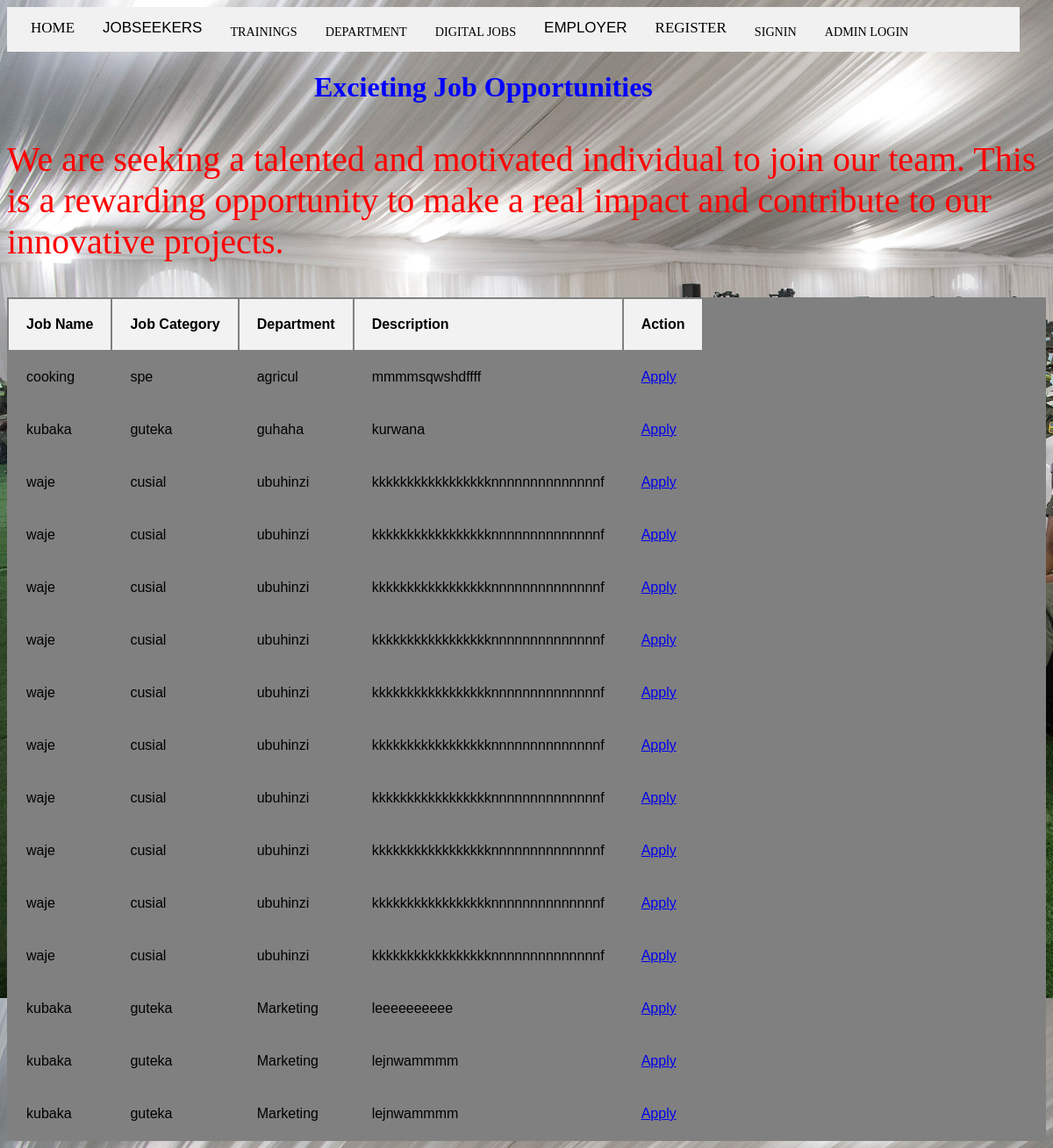
The app's page /home.php with its own data.
### tables this page shows
CREATE TABLE `jobs` (
  `id` int(11) NOT NULL,
  `job_name` varchar(255) NOT NULL,
  `job_category` varchar(255) NOT NULL,
  `department` varchar(255) NOT NULL,
  `description` text NOT NULL,
  `validation_date` date NOT NULL
);

### home.php (the view, shortened to what this page needs)
<!DOCTYPE html>
<html>
<head>
</head>
<body background="a1.jpg  ">
    <nav>
        <div class="navbar">
            <a href="home.html">HOME</a>
            <div class="dropdown">
                <button class="dropbtn">JOBSEEKERS</button>
            </div>
            <a href="#news"><sub>TRAININGS</sub></a>
            <a href="vubaha.html"><sub>DEPARTMENT</sub></a>
            <a href="happy.html"><sub>DIGITAL JOBS</sub></a>
            <div class="dropdown">
                <button class="dropbtn">EMPLOYER</button>
            </div>
            <a href="wap.html">REGISTER</a>
            <a href="new 4.php"><sub>SIGNIN</sub></a>
            <a href="new 4.phps "><sub>ADMIN LOGIN</sub></a>
        </div>
    </nav>
<form>
    <h1> Excieting Job Opportunities</h1>
    <p class="job-description">We are seeking a talented and motivated individual
         to join our team. This is a rewarding opportunity to make a real impact and contribute to our innovative projects.</p>
       <div class="table">
       <table >
       <?php
            $servername = "localhost";
            $username = "root";
            $password = "";
            $dbname = "jobpostal";
            $conn = new mysqli($servername, $username, $password, $dbname);
            $sql = "SELECT * FROM jobs";
            $result = $conn->query($sql);
            if ($result->num_rows > 0) {
                echo "<tr> <th>Job Name</th> <th>Job Category</th> <th>Department</th> <th>Description</th> <th>Action</th> </tr>";
                while ($row = $result->fetch_assoc()) {
                    $jobId = $row['id'];
                    $jobName = $row['job_name'];
                    $jobCategory = $row['job_category'];
                    $department = $row['department'];
                    $description = $row['description'];
                    echo "<tr> <td>$jobName</td> <td>$jobCategory</td> <td>$department</td> <td>$description</td> <td> <a href='kujamo.php?jobid=$jobId'>Apply</a> </td> </tr>";
                }
                echo "</table>";
            } else {
                echo "No registered jobs found.";
            }
            ?>
</body>
</html>

### home.php (style rules this page uses)
body { background-image: url("a1.jpg"); }
.navbar { background-color: #f1f1f1; overflow: hidden; padding-left: 11px; padding-right: 14px; margin-right: 30px; }
.navbar a { float: left; color: black; text-align: center; padding: 14px 16px; text-decoration: none; font-size: 17px; }
.dropdown { float: left; overflow: hidden; }
.dropdown .dropbtn { font-size: 17px; border: none; outline: none; color: black; background-color: inherit; margin: 0; padding: 14px 16px; cursor: pointer; }
.table { font-family: Arial, sans-serif; border-collapse: collapse; width: 100%; background-color:gray; }
th, td { text-align: left; padding: 20px; margin-left:310spx; }
th { background-color: #f2f2f2; }
h1 { color:blue; margin-left:350px; }
p { color:red; font-size:40px; }

### records on screen
jobs: job_name "cooking", job_category "spe", department "agricul", description "mmmmsqwshdffff"
jobs: job_name "kubaka", job_category "guteka", department "guhaha", description "kurwana"
jobs: job_name "waje", job_category "cusial", department "ubuhinzi", description "kkkkkkkkkkkkkkkkknnnnnnnnnnnnnnf"
jobs: job_name "waje", job_category "cusial", department "ubuhinzi", description "kkkkkkkkkkkkkkkkknnnnnnnnnnnnnnf"
jobs: job_name "waje", job_category "cusial", department "ubuhinzi", description "kkkkkkkkkkkkkkkkknnnnnnnnnnnnnnf"
jobs: job_name "waje", job_category "cusial", department "ubuhinzi", description "kkkkkkkkkkkkkkkkknnnnnnnnnnnnnnf"
jobs: job_name "waje", job_category "cusial", department "ubuhinzi", description "kkkkkkkkkkkkkkkkknnnnnnnnnnnnnnf"
jobs: job_name "waje", job_category "cusial", department "ubuhinzi", description "kkkkkkkkkkkkkkkkknnnnnnnnnnnnnnf"
jobs: job_name "waje", job_category "cusial", department "ubuhinzi", description "kkkkkkkkkkkkkkkkknnnnnnnnnnnnnnf"
jobs: job_name "waje", job_category "cusial", department "ubuhinzi", description "kkkkkkkkkkkkkkkkknnnnnnnnnnnnnnf"
jobs: job_name "waje", job_category "cusial", department "ubuhinzi", description "kkkkkkkkkkkkkkkkknnnnnnnnnnnnnnf"
jobs: job_name "waje", job_category "cusial", department "ubuhinzi", description "kkkkkkkkkkkkkkkkknnnnnnnnnnnnnnf"
jobs: job_name "kubaka", job_category "guteka", department "Marketing", description "leeeeeeeeee"
jobs: job_name "kubaka", job_category "guteka", department "Marketing", description "lejnwammmm"
jobs: job_name "kubaka", job_category "guteka", department "Marketing", description "lejnwammmm"
